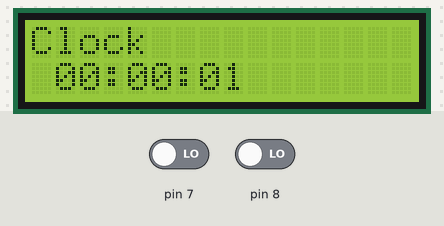
Recording of a sketch running on a simulated Arduino Mega 2560, built with avr-gcc and run on an emulated ATmega2560. Shown: 16×2 character LCD. The test bench sets the inputs (shaded band); at power-on: pin 7 LOW, pin 8 LOW.

Above: at 1.6 s.
1.7 s: pin 7 driven HIGH
At 2.7 s:
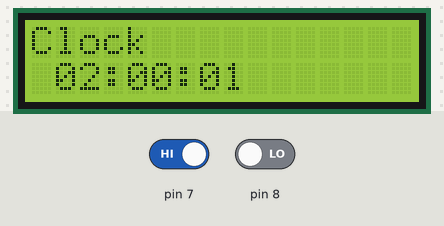
4.5 s: pin 8 driven HIGH
At 5.8 s:
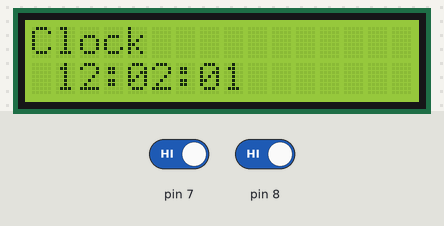
7.5 s: pin 7 driven LOW
At 8.4 s:
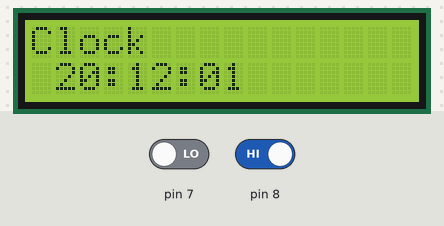
10.5 s: pin 8 driven LOW
At 11.8 s:
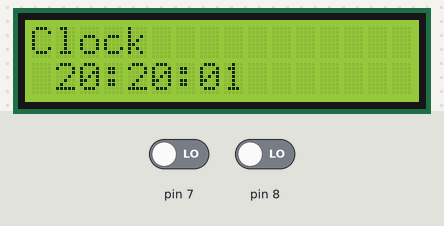
13.5 s: pin 7 driven HIGH
At 14.8 s:
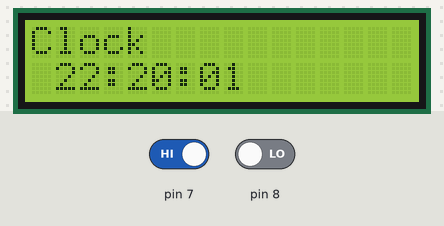
16.5 s: pin 8 driven HIGH
At 17.7 s:
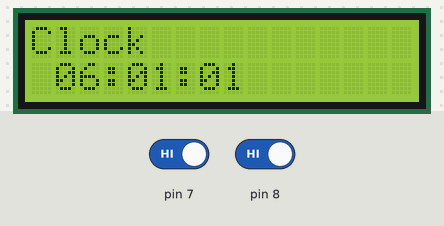
Timing chart, 0 to 19.5 s (numbered marks = the images above; inputs shaded):
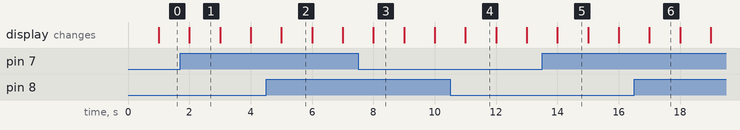

Measured:
- what the display in image 1 shows lasts 1.0 s, from 2.0 s to 3.0 s

The sketch:

Clock_arduino_base_.ino
```cpp
boolean sets = false;
int cur_millis , lastTick, setTick = 0;
int sec, mins, hour = 0;
int b1, b2 = 0;

#include <LiquidCrystal.h>
LiquidCrystal lcd(12,11,9,6,5,4);
 #define GNDPIN      28
void setup() {
lcd.begin(16, 2);
pinMode(8, INPUT);
pinMode(7, INPUT);
sets = true;
}

void loop() {
  cur_millis  = millis(); //time

  if (cur_millis - lastTick >= 1000) {
    lastTick = cur_millis;
    sec++;
    if (sec >= 60) {
    mins++;
    sec = 0;

  }

  if (mins >=60) {
    hour++;
    mins = 0;
  }

  if (hour >=24) {
    hour=0;
    mins = 0;
  }
  lcd.setCursor(0,0);
  lcd.print("Clock");
  lcd.setCursor(1,1);

if (hour < 10) {lcd.print("0");}
  lcd.print(hour);
  lcd.print(":");
if (mins < 10) {lcd.print("0");}
  lcd.print(mins);
  lcd.print(":");
if (sec < 10) {lcd.print("0");}
  lcd.print(sec);
  }
check_sets();
myFunc();
}

void check_sets() {
  if (sets) {
  if (cur_millis - setTick >= 300) {
       sets = false;
       setTick = 0;
    }
  } else {
   b1 = digitalRead(7);
   if (b1 == HIGH) {
      hour++; sec=0; sets = true; setTick = cur_millis;
    }
   b2 = digitalRead(8);
   if (b2 == HIGH) {
      mins++; sec=0; sets = true; setTick = cur_millis;
    }

}


}

void myFunc(){
 if (sec>20){
 digitalWrite(22, HIGH);
 //digitalWrite(22, GND);

 }

 else digitalWrite(22, LOW);
}
```
